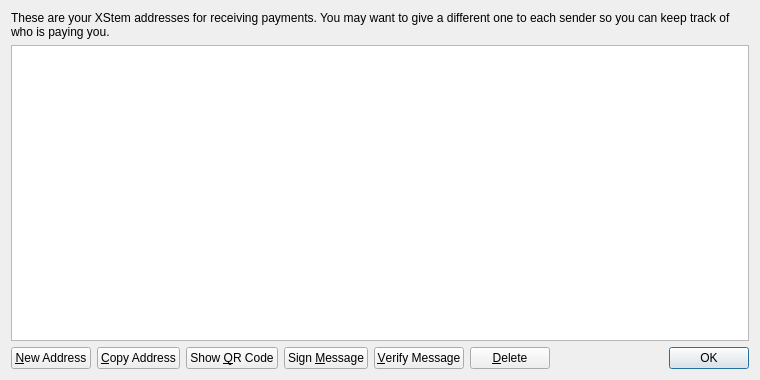
<?xml version="1.0" encoding="UTF-8"?>
<ui version="4.0">
 <class>AddressBookPage</class>
 <widget class="QWidget" name="AddressBookPage">
  <property name="geometry">
   <rect>
    <x>0</x>
    <y>0</y>
    <width>760</width>
    <height>380</height>
   </rect>
  </property>
  <property name="windowTitle">
   <string>Address Book</string>
  </property>
  <layout class="QVBoxLayout" name="verticalLayout">
   <item>
    <widget class="QLabel" name="labelExplanation">
     <property name="text">
      <string>These are your XStem addresses for receiving payments. You may want to give a different one to each sender so you can keep track of who is paying you.</string>
     </property>
     <property name="textFormat">
      <enum>Qt::PlainText</enum>
     </property>
     <property name="wordWrap">
      <bool>true</bool>
     </property>
    </widget>
   </item>
   <item>
    <widget class="QTableView" name="tableView">
     <property name="contextMenuPolicy">
      <enum>Qt::CustomContextMenu</enum>
     </property>
     <property name="toolTip">
      <string>Double-click to edit address or label</string>
     </property>
     <property name="tabKeyNavigation">
      <bool>false</bool>
     </property>
     <property name="selectionMode">
      <enum>QAbstractItemView::SingleSelection</enum>
     </property>
     <property name="selectionBehavior">
      <enum>QAbstractItemView::SelectRows</enum>
     </property>
     <property name="sortingEnabled">
      <bool>true</bool>
     </property>
     <attribute name="verticalHeaderVisible">
      <bool>false</bool>
     </attribute>
    </widget>
   </item>
   <item>
    <layout class="QHBoxLayout" name="horizontalLayout">
     <item>
      <widget class="QPushButton" name="newAddressButton">
       <property name="toolTip">
        <string>Create a new address</string>
       </property>
       <property name="text">
        <string>&amp;New Address</string>
       </property>
      </widget>
     </item>
     <item>
      <widget class="QPushButton" name="copyToClipboard">
       <property name="toolTip">
        <string>Copy the currently selected address to the system clipboard</string>
       </property>
       <property name="text">
        <string>&amp;Copy Address</string>
       </property>
      </widget>
     </item>
     <item>
      <widget class="QPushButton" name="showQRCode">
       <property name="text">
        <string>Show &amp;QR Code</string>
       </property>
      </widget>
     </item>
     <item>
      <widget class="QPushButton" name="signMessage">
       <property name="toolTip">
        <string>Sign a message to prove you own a XStem address</string>
       </property>
       <property name="text">
        <string>Sign &amp;Message</string>
       </property>
      </widget>
     </item>
     <item>
      <widget class="QPushButton" name="verifyMessage">
       <property name="toolTip">
        <string>Verify a message to ensure it was signed with a specified XStem address</string>
       </property>
       <property name="text">
        <string>&amp;Verify Message</string>
       </property>
      </widget>
     </item>
     <item>
      <widget class="QPushButton" name="deleteButton">
       <property name="toolTip">
        <string>Delete the currently selected address from the list</string>
       </property>
       <property name="text">
        <string>&amp;Delete</string>
       </property>
      </widget>
     </item>
     <item>
      <spacer name="horizontalSpacer">
       <property name="orientation">
        <enum>Qt::Horizontal</enum>
       </property>
       <property name="sizeHint" stdset="0">
        <size>
         <width>40</width>
         <height>20</height>
        </size>
       </property>
      </spacer>
     </item>
     <item>
      <widget class="QDialogButtonBox" name="buttonBox">
       <property name="sizePolicy">
        <sizepolicy hsizetype="Maximum" vsizetype="Fixed">
         <horstretch>0</horstretch>
         <verstretch>0</verstretch>
        </sizepolicy>
       </property>
       <property name="standardButtons">
        <set>QDialogButtonBox::Ok</set>
       </property>
      </widget>
     </item>
    </layout>
   </item>
  </layout>
 </widget>
 <resources>
  <include location="../bitcoin.qrc"/>
 </resources>
 <connections/>
</ui>
